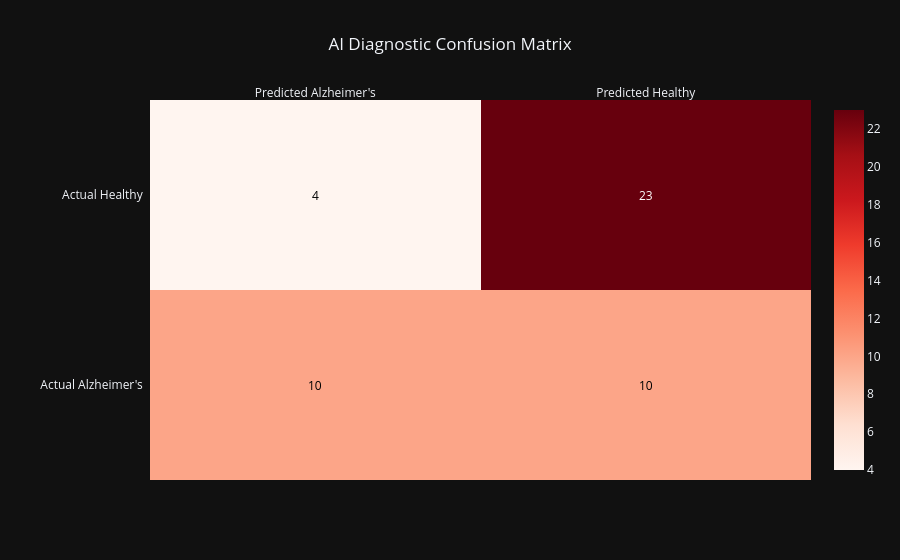

This figure's notebook cell:
### Code cell
import numpy as np
from sklearn.metrics import classification_report, confusion_matrix
import plotly.figure_factory as ff

print("--- Running Full Clinical Evaluation ---")

# 1. Reset the generator to start from the first patient
val_generator.reset()

# 2. Get the True Medical Records
true_labels = val_generator.classes

# 3. Run the AI on all validation patients
print("Scanning validation cohort...")
predictions = model.predict(val_generator, steps=len(val_generator), verbose=1)

# Convert probabilities to hard decisions (0 or 1)
predicted_classes = (predictions >= 0.5).astype(int).flatten()

# 4. Generate the Text Report (This contains the Recall)
print("\n--- CLINICAL METRICS REPORT ---")
target_names = ['Healthy (0)', "Alzheimer's (1)"]
print(classification_report(true_labels, predicted_classes, target_names=target_names))

# 5. Build the Plotly Confusion Matrix
cm = confusion_matrix(true_labels, predicted_classes)

# Flip the matrix so it reads intuitively (True Positives top-left)
z = [[cm[1][1], cm[1][0]], 
     [cm[0][1], cm[0][0]]]
x = ['Predicted Alzheimer\'s', 'Predicted Healthy']
y = ['Actual Alzheimer\'s', 'Actual Healthy']

fig = ff.create_annotated_heatmap(
    z, x=x, y=y, 
    colorscale='Reds', 
    showscale=True
)

fig.update_layout(
    title_text='AI Diagnostic Confusion Matrix',
    title_x=0.5,
    template="plotly_dark",
    margin=dict(t=100, l=150)
)

fig.show()

### Figure 1 — Plotly figure (JSON) as saved in the notebook; plotly's stock layout.template omitted (floating-point values rounded to 4 significant figures)
{"data": [{"colorscale": [[0, "rgb(255,245,240)"], [0.125, "rgb(254,224,210)"], [0.25, "rgb(252,187,161)"], [0.375, "rgb(252,146,114)"], [0.5, "rgb(251,106,74)"], [0.625, "rgb(239,59,44)"], [0.75, "rgb(203,24,29)"], [0.875, "rgb(165,15,21)"], [1, "rgb(103,0,13)"]], "reversescale": false, "showscale": true, "type": "heatmap", "x": ["Predicted Alzheimer's", "Predicted Healthy"], "y": ["Actual Alzheimer's", "Actual Healthy"], "z": [[10, 10], [4, 23]]}], "layout": {"annotations": [{"font": {"color": "#000000"}, "showarrow": false, "text": "10", "x": "Predicted Alzheimer's", "xref": "x", "y": "Actual Alzheimer's", "yref": "y"}, {"font": {"color": "#000000"}, "showarrow": false, "text": "10", "x": "Predicted Healthy", "xref": "x", "y": "Actual Alzheimer's", "yref": "y"}, {"font": {"color": "#000000"}, "showarrow": false, "text": "4", "x": "Predicted Alzheimer's", "xref": "x", "y": "Actual Healthy", "yref": "y"}, {"font": {"color": "#FFFFFF"}, "showarrow": false, "text": "23", "x": "Predicted Healthy", "xref": "x", "y": "Actual Healthy", "yref": "y"}], "margin": {"l": 150, "t": 100}, "title": {"text": "AI Diagnostic Confusion Matrix", "x": 0.5}, "xaxis": {"dtick": 1, "gridcolor": "rgb(0, 0, 0)", "side": "top", "ticks": ""}, "yaxis": {"dtick": 1, "ticks": "", "ticksuffix": "  "}}}
